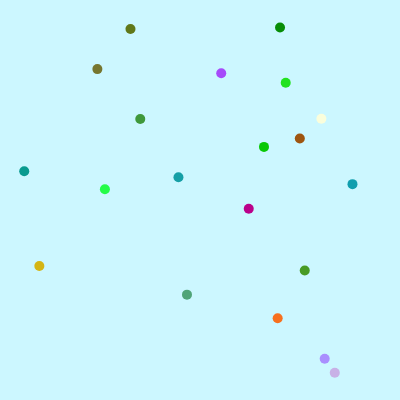
Frame 1 (no input)
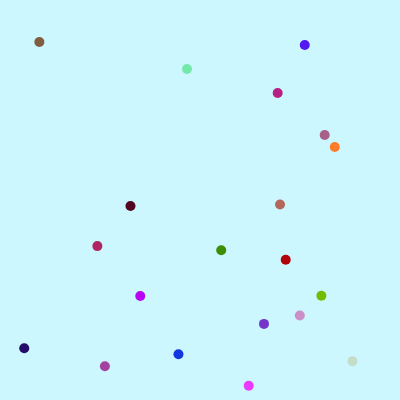
Frame 60 (no input)
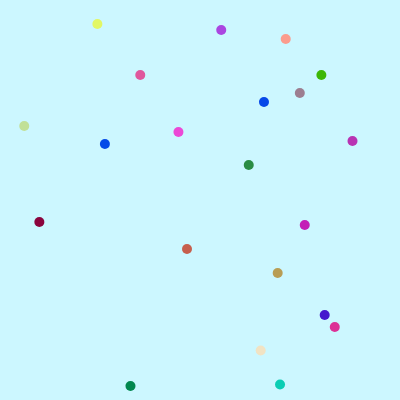
Frame 120 (the mouse pressed at the canvas centre since frame 60)

The p5.js sketch that drew these frames (run headless with seeded random() and noise() and a simulated clock; from frame 60 on, the mouse is pressed at the canvas centre):

// p5.js sketch
// ── sketch.js
/*Make It Rain
Jieru 
2017-04-21 */

//these are the global variables
var xPositions = [];

var yPositions = [];




function setup() {
	//size of the canvas
 	createCanvas(400, 400);
	//randomly create raindrops on the canvas
	for(var rainNum = 0; rainNum<20; rainNum++) {
    		
		xPositions.push(random(0,400));
    
		yPositions.push(random(0,400));
	}
}


function draw() {
	
	//this is the blue background 	   
	background(204, 247, 255);

 
   
	for (var i = 0; i < xPositions.length; i++) {
        	//turn off outlines for shapes
		noStroke();
        
		//this changes the color of the raindrops randomly
		fill(random(255), random(255), random(255));
        
		//ellipse size is 10 by 10, but position is randomed
		ellipse(xPositions[i], yPositions[i], 10, 10);
        
		yPositions[i] += 3;
 
		if(yPositions[i]>400) {
            
			yPositions[i]=0;
        
		}
  
      
	}

 
        
	 
 }


//when the mouse is pressed there will be more raindrops added    
    
function mousePressed() {
    
	xPositions.push(random(0,400));
    
	yPositions.push(random(0,400));
    
}
        

    
